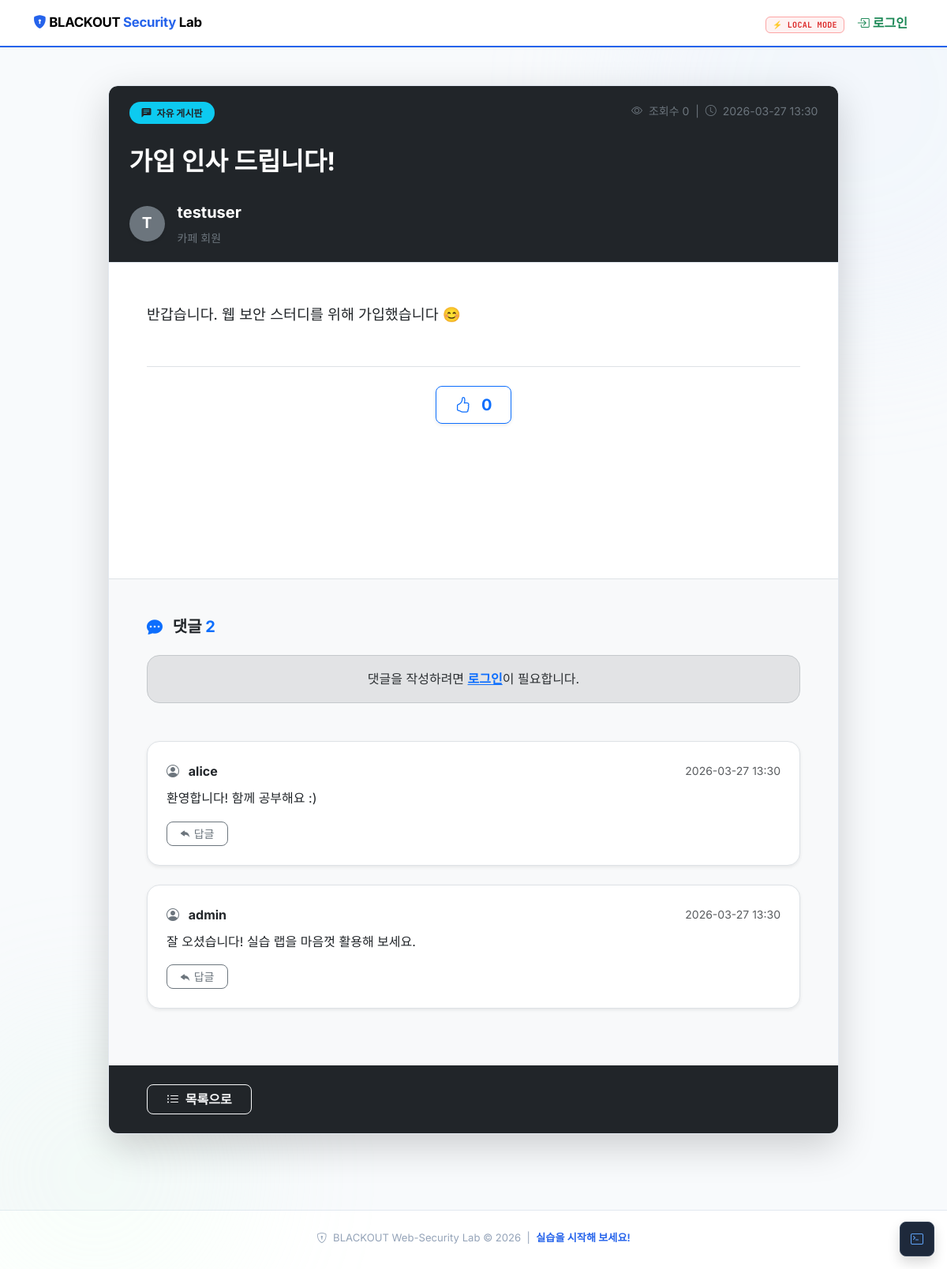
/post/1, run on the app's committed database.
### tables this page shows
CREATE TABLE posts (
    id          INTEGER PRIMARY KEY AUTOINCREMENT,
    title       TEXT NOT NULL,
    content     TEXT NOT NULL,
    author_id   INTEGER NOT NULL,
    author      TEXT NOT NULL,
    views       INTEGER DEFAULT 0,
    likes       INTEGER DEFAULT 0,
    created_at  TIMESTAMP DEFAULT CURRENT_TIMESTAMP,
    updated_at  TIMESTAMP DEFAULT CURRENT_TIMESTAMP,
    FOREIGN KEY (author_id) REFERENCES users(id)
);

CREATE TABLE comments (
    id          INTEGER PRIMARY KEY AUTOINCREMENT,
    post_id     INTEGER NOT NULL,
    author_id   INTEGER NOT NULL,
    author      TEXT NOT NULL,
    content     TEXT NOT NULL,
    parent_id   INTEGER DEFAULT NULL,
    created_at  TIMESTAMP DEFAULT CURRENT_TIMESTAMP,
    updated_at  TIMESTAMP DEFAULT CURRENT_TIMESTAMP,
    FOREIGN KEY (post_id)   REFERENCES posts(id),
    FOREIGN KEY (author_id) REFERENCES users(id),
    FOREIGN KEY (parent_id) REFERENCES comments(id)
);

### app/routes/board.py (the view)
@bp.route('/post/<int:post_id>')
def board_view(post_id):
    conn = get_db_connection()
    post = conn.execute('SELECT * FROM posts WHERE id=?', (post_id,)).fetchone()
    if not post:
        conn.close()
        return "게시글을 찾을 수 없습니다.", 404
    conn.execute('UPDATE posts SET views=views+1 WHERE id=?', (post_id,))
    files    = conn.execute('SELECT * FROM files WHERE post_id=?', (post_id,)).fetchall()
    likes    = conn.execute('SELECT COUNT(*) FROM post_likes WHERE post_id=?', (post_id,)).fetchone()[0]
    user_liked = False
    if 'user_id' in session:
        row = conn.execute('SELECT 1 FROM post_likes WHERE post_id=? AND user_id=?',
                           (post_id, session['user_id'])).fetchone()
        user_liked = row is not None
    comments = conn.execute(
        'SELECT * FROM comments WHERE post_id=? ORDER BY created_at ASC', (post_id,)).fetchall()
    conn.commit(); conn.close()
    return render_template('board_view.html',
                           post=post, files=files,
                           likes=likes, user_liked=user_liked,
                           comments=comments)

### app/database.py (called while the page is built)
def get_db_connection():
    conn = sqlite3.connect(DB_PATH)
    conn.row_factory = sqlite3.Row
    return conn

### templates/board_view.html (shortened to what this page needs)
{% extends 'base.html' %}
{% block content %}
<div class="row justify-content-center">
    <div class="col-md-10">
        <div class="card shadow-lg border-0 rounded-4 overflow-hidden mb-5">
            <div class="card-header bg-dark text-white p-4 p-md-5 pb-4">
                <div class="d-flex justify-content-between align-items-start mb-4">
                    <span class="badge bg-info text-dark px-3 py-2 rounded-pill fw-bold"><i class="bi bi-chat-left-text-fill me-1"></i> 자유 게시판</span>
                    <div class="text-secondary small">
                        <i class="bi bi-eye me-1"></i> 조회수 {{ post.views }} &nbsp;|&nbsp;
                        <i class="bi bi-clock me-1"></i> {{ post.created_at[:16] }}
                    </div>
                </div>
                <h2 class="fw-bold lh-base text-white mb-4">{{ post.title | safe }}</h2>
                <div class="d-flex justify-content-between align-items-center">
                    <div class="d-flex align-items-center">
                        <div class="bg-secondary rounded-circle d-flex align-items-center justify-content-center text-white fw-bold me-3 shadow-sm" style="width: 45px; height: 45px; font-size: 1.2rem;">
                            {{ post.author[0] | upper }}
                        </div>
                        <div>
                            <div class="fw-bold fs-5">
                                <a href="/profile?user_id={{ post.author_id }}" class="text-decoration-none text-white">{{ post.author }}</a>
                            </div>
                            <div class="text-secondary small mt-1">카페 회원</div>
                        </div>
                    </div>
                    {% set current_role = request.cookies.get('role') or session.get('role') %}
                </div>
            </div>
            <div class="card-body p-4 p-md-5 bg-body text-body" style="min-height: 400px; font-size: 1.15rem; line-height: 1.9;">
                <div id="markdown-render" class="markdown-body"></div>
                <div class="text-center mt-5 pt-4 border-top">
                    <button id="like-btn" class="btn {% if user_liked %}btn-primary{% else %}btn-outline-primary{% endif %} btn-lg rounded-pill px-4 shadow-sm" onclick="toggleLike({{ post.id }})">
                        <i class="bi {% if user_liked %}bi-hand-thumbs-up-fill{% else %}bi-hand-thumbs-up{% endif %} me-2"></i>
                        <span id="like-count" class="fw-bold">{{ likes }}</span>
                    </button>
                </div>
            </div>
            <div class="card-body bg-light border-top p-4 p-md-5" id="comments">
                <h5 class="fw-bold mb-4"><i class="bi bi-chat-dots-fill text-primary me-2"></i> 댓글 <span class="text-primary">{{ comments|length }}</span></h5>
                {% if session.get('user') %}
                <form action="/post/{{ post.id }}/comment" method="POST" class="mb-5 bg-white p-3 rounded-4 shadow-sm border">
                    <div class="d-flex flex-column flex-md-row gap-3">
                        <textarea class="form-control border-0 bg-transparent flex-grow-1" name="content" rows="2" placeholder="댓글을 자유롭게 남겨보세요. (HTML 태그 허용 - Stored XSS 가능)" required></textarea>
                        <button type="submit" class="btn btn-primary rounded-4 px-4 fw-bold shadow-sm" style="min-width: 100px;">등록</button>
                    </div>
                </form>
                {% else %}
                <div class="alert alert-secondary text-center rounded-4 mb-5">
                    댓글을 작성하려면 <a href="/login" class="fw-bold">로그인</a>이 필요합니다.
                </div>
                {% endif %}
                <div class="comment-list">
                    {% for c in comments %}
                    {% if not c.parent_id %}
                    <div class="comment-item mb-4 p-4 bg-white rounded-4 shadow-sm border position-relative" id="comment-{{ c.id }}">
                        <div class="d-flex justify-content-between align-items-center mb-2">
                            <div class="fw-bold text-dark">
                                <i class="bi bi-person-circle text-secondary me-2"></i>
                                <a href="/profile?user_id={{ c.author_id }}" class="text-decoration-none text-dark">{{ c.author }}</a>
                            </div>
                            <div class="text-muted small">{{ c.created_at[:16] }}</div>
                        </div>
                        <div class="comment-content text-body fs-6 mb-3">
                            {{ c.content | safe }}
                        </div>
                        <div class="d-flex justify-content-between align-items-center">
                            <button class="btn btn-sm btn-outline-secondary rounded-pill px-3" onclick="toggleReplyForm({{ c.id }})"><i class="bi bi-reply-fill"></i> 답글</button>
                        </div>
                    </div>
                    {% endif %}
                    {% else %}
                    <div class="text-center py-5 text-muted"><i class="bi bi-chat-square text-secondary fs-1 d-block mb-3"></i> 앗, 아직 댓글이 없네요! 첫 댓글을 남겨주세요.</div>
                    {% endfor %}
                </div>
            </div>
            <div class="card-footer bg-dark border-0 d-flex justify-content-between p-4 px-md-5">
                <a href="/" class="btn btn-outline-light px-4 rounded-pill fw-bold"><i class="bi bi-list-ul me-1"></i> 목록으로</a>
            </div>
        </div>
    </div>
</div>
{% endblock %}

### templates/base.html (shortened to what this page needs)
<!DOCTYPE html>
<html lang="ko">
<head>
  <link href="https://cdn.jsdelivr.net/npm/bootstrap@5.3.2/dist/css/bootstrap.min.css" rel="stylesheet">
  <link rel="stylesheet" href="https://cdn.jsdelivr.net/npm/bootstrap-icons@1.11.1/font/bootstrap-icons.css">
  <link rel="stylesheet" href="/static/style.css">
</head>
<body>
  <div class="bg-shape shape-b"></div>
  <nav class="navbar navbar-expand-lg custom-nav">
    <div class="container">
      <a class="navbar-brand" href="/">
        <i class="bi bi-shield-lock-fill" style="color:#2563eb"></i>
        <span>BLACKOUT <span style="color:#2563eb">Security</span> Lab</span>
      </a>
      <div class="collapse navbar-collapse" id="navbarNav">
        <ul class="navbar-nav ms-auto align-items-center gap-1">
          {% set allow_cmd = config.get('ALLOW_CMD_EXEC', True) %}
          <li class="nav-item me-1">
            {% if allow_cmd %}
            <span class="mode-badge mode-local">⚡ LOCAL MODE</span>
            {% else %}
            <span class="mode-badge mode-net">🔒 NETWORK MODE</span>
            {% endif %}
          </li>
          {% if session.get('user') %}
          <li class="nav-item">
            <span class="nav-link" style="font-size:.88rem;">
              <i class="bi bi-person-circle text-primary"></i>
              <b>{{ session.get('user') }}</b>님
            </span>
          </li>
          <li class="nav-item">
            <a class="nav-link text-warning" href="/post/write"><i class="bi bi-pencil-square me-1"></i>새 글 쓰기</a>
          </li>
          <li class="nav-item">
            <a class="nav-link text-info fw-bold" href="/practice"><i class="bi bi-shield-x me-1"></i>모의해킹 실습실</a>
          </li>
          {% if session.get('role') == 'admin' or request.cookies.get('role') == 'admin' %}
          <li class="nav-item">
            <a class="nav-link text-danger fw-bold" href="/admin"><i class="bi bi-shield-lock-fill me-1"></i>관리자 시스템</a>
          </li>
          {% endif %}
          <li class="nav-item dropdown">
            <a class="nav-link dropdown-toggle" href="#" data-bs-toggle="dropdown">
              <i class="bi bi-grid-3x3-gap me-1"></i>사용자 설정
            </a>
            <ul class="dropdown-menu shadow-lg border-0" style="min-width:200px; border-radius:10px !important;">
              {% if session.get('user') %}
              <li><span class="dropdown-item-text text-secondary mb-1">Signed in as <strong>{{ session.user
                    }}</strong></span></li>
              <li>
                <hr class="dropdown-divider">
              </li>
              <li><a class="dropdown-item fw-bold text-primary mb-1" href="/profile?user_id={{ session.user_id }}"><i
                    class="bi bi-person-badge me-2"></i>내 프로필 관리 (마이페이지)</a></li>
              {% endif %}
              <li><a class="dropdown-item" href="/profile?user_id={{ session.get('user_id', '') }}"><i
                    class="bi bi-person me-2 text-primary"></i>내 프로필 보기</a></li>
              <li><a class="dropdown-item" href="/change_pw"><i class="bi bi-key me-2 text-warning"></i>계정 암호 변경</a>
              </li>
              <li><a class="dropdown-item" href="/download"><i class="bi bi-download me-2 text-info"></i>카페 자료실</a></li>
              <li><a class="dropdown-item" href="/ping"><i class="bi bi-terminal me-2 text-secondary"></i>서버 진단 도구</a>
              </li>
              {% if session.get('user') %}
              <li>
                <hr class="dropdown-divider">
              </li>
              <li><a class="dropdown-item" href="/logout"><i class="bi bi-box-arrow-right me-2"></i>로그아웃</a></li>
              {% endif %}
            </ul>
          </li>
          <li class="nav-item">
            <a class="nav-link text-danger" href="/logout"><i class="bi bi-box-arrow-right me-1"></i>로그아웃</a>
          </li>
          {% else %}
          <li class="nav-item">
            <a class="nav-link text-success fw-bold" href="/login"><i class="bi bi-box-arrow-in-right me-1"></i>로그인</a>
          </li>
          {% endif %}
        </ul>
      </div>
    </div>
  </nav>
  <div class="container my-5" style="position:relative; z-index:1;">
    <div class="panel">
      {% block content %}{% endblock %}
    </div>
  </div>
  <footer class="footer-custom py-4 text-center mt-5">
    <div class="container">
      <p class="mb-1" style="font-size:.82rem; color:#94a3b8;">
        <i class="bi bi-shield-lock me-1"></i>
        BLACKOUT Web-Security Lab &copy; 2026
        &nbsp;|&nbsp;
        <span id="footerVulnCount" style="color:#2563eb; font-weight:600;"></span>
      </p>
    </div>
  </footer>
  <button class="position-fixed bottom-0 end-0 m-3 btn shadow"
    onclick="document.getElementById('devConsole').style.display='block'"
    style="z-index:1040; background:#1e293b; color:#60a5fa; border:1px solid #334155; border-radius:10px; width:44px; height:44px;"
    title="Open Exploit Telemetry">
    <i class="bi bi-terminal"></i>
  </button>
</body>
</html>

### static/style.css (style rules this page uses)
:root { --c-bg: #f8fafc; --c-card: #ffffff; --c-muted: #f1f5f9; --c-border: #e2e8f0; --c-text: #1e293b; --c-sub: #64748b; --c-blue: #2563eb; --c-green: #16a34a; --c-red: #dc2626; --c-orange: #ea580c; --c-yellow: #b45309; --c-cyan: #0891b2; --c-purple: #7c3aed; --shadow-sm: 0 1px 4px rgba(0,0,0,.06); --shadow-md: 0 4px 14px rgba(0,0,0,.08); --shadow-lg: 0 10px 30px rgba(0,0,0,.10); --r: 12px; }
body { font-family: 'Inter', system-ui, sans-serif; background: var(--c-bg); color: var(--c-text); line-height: 1.65; }
.custom-nav { background: #fff !important; border-bottom: 2.5px solid var(--c-blue); box-shadow: var(--shadow-sm); position: sticky; top: 0; z-index: 1030; }
.navbar-brand { font-weight: 700; font-size: 1.05rem; letter-spacing: -.3px; }
.mode-badge { font-family: 'JetBrains Mono', monospace; font-size: 10px; font-weight: 700; padding: 3px 8px; border-radius: 6px; letter-spacing: .3px; }
.mode-local { background: #fef2f2; border: 1px solid #fca5a5; color: #dc2626; }
.bg-shape { position:fixed;border-radius:50%;filter:blur(90px);opacity:.18;pointer-events:none;z-index:0 }
.shape-b { width:400px;height:400px;background:#dcfce7;bottom:-80px;left:-80px }
.card { border: 1px solid var(--c-border) !important; border-radius: var(--r) !important; box-shadow: var(--shadow-md); background: var(--c-card); }
.card-header { border-radius: calc(var(--r) - 1px) calc(var(--r) - 1px) 0 0 !important; border-bottom: 1px solid var(--c-border) !important; padding: 1.2rem 1.6rem !important; }
.btn { border-radius: 8px !important; font-weight: 500; }
.footer-custom { background: #fff; border-top: 1px solid var(--c-border) !important; font-size: .82rem; }

### data on the page
posts: views "0", created_at "2026-03-27 13:30", title "가입 인사 드립니다!", author "T", author "testuser"
comments: author "alice", created_at "2026-03-27 13:30", content "환영합니다! 함께 공부해요 :)"
comments: author "admin", created_at "2026-03-27 13:30", content "잘 오셨습니다! 실습 랩을 마음껏 활용해 보세요."

### other printed values
{{ likes }} "0"
{{ comments|length }} "2"
